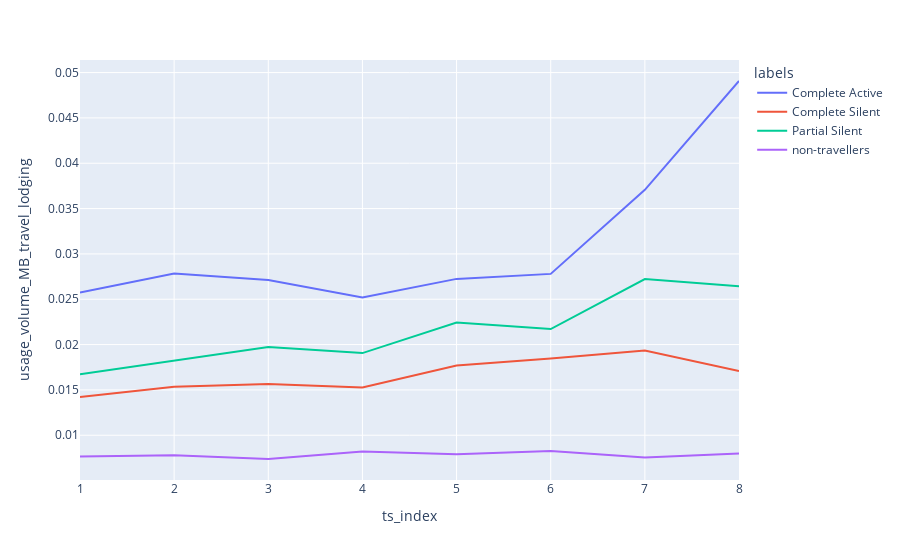
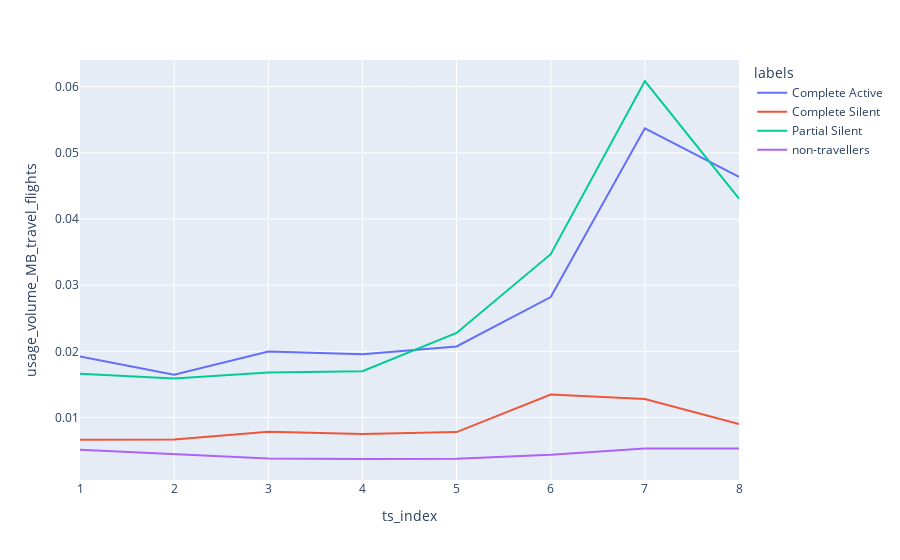
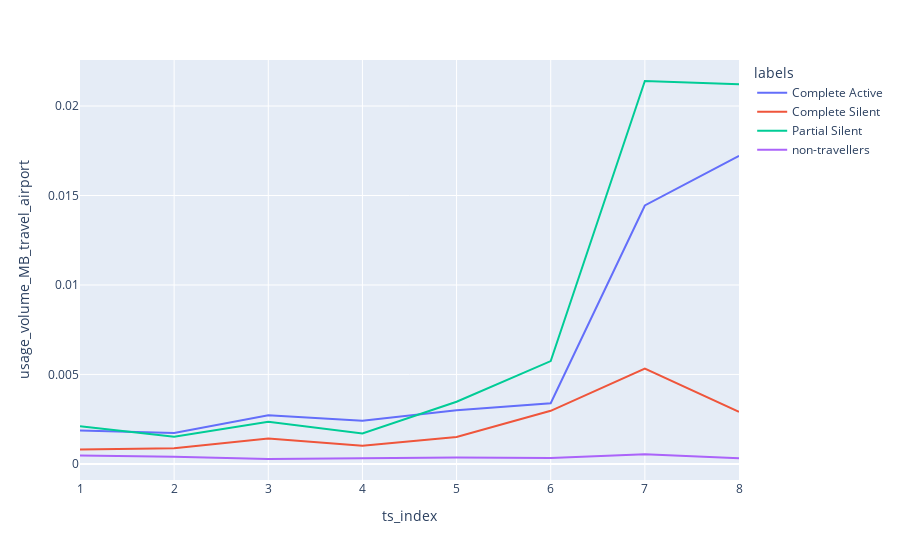

The notebook cell saved with these charts, in order:
### Code cell
for col in ['usage_volume_MB_travel_lodging', 'usage_volume_MB_travel_flights', 'usage_volume_MB_travel_airport']:
    fig = px.line(df, x="ts_index", y=col, color='labels')
    fig.show()

### Figure 1 — Plotly figure (JSON) as saved in the notebook; plotly's stock layout.template omitted (floating-point values rounded to 4 significant figures)
{"data": [{"hovertemplate": "labels=Complete Active<br>ts_index=%{x}<br>usage_volume_MB_travel_lodging=%{y}<extra></extra>", "legendgroup": "Complete Active", "line": {"color": "#636efa", "dash": "solid"}, "marker": {"symbol": "circle"}, "mode": "lines", "name": "Complete Active", "orientation": "v", "showlegend": true, "type": "scatter", "x": [1, 2, 3, 4, 5, 6, 7, 8], "xaxis": "x", "y": [0.02574, 0.02784, 0.02713, 0.02518, 0.02724, 0.0278, 0.03706, 0.04907], "yaxis": "y"}, {"hovertemplate": "labels=Complete Silent<br>ts_index=%{x}<br>usage_volume_MB_travel_lodging=%{y}<extra></extra>", "legendgroup": "Complete Silent", "line": {"color": "#EF553B", "dash": "solid"}, "marker": {"symbol": "circle"}, "mode": "lines", "name": "Complete Silent", "orientation": "v", "showlegend": true, "type": "scatter", "x": [1, 2, 3, 4, 5, 6, 7, 8], "xaxis": "x", "y": [0.01423, 0.01535, 0.01566, 0.01527, 0.0177, 0.01847, 0.01934, 0.01709], "yaxis": "y"}, {"hovertemplate": "labels=Partial Silent<br>ts_index=%{x}<br>usage_volume_MB_travel_lodging=%{y}<extra></extra>", "legendgroup": "Partial Silent", "line": {"color": "#00cc96", "dash": "solid"}, "marker": {"symbol": "circle"}, "mode": "lines", "name": "Partial Silent", "orientation": "v", "showlegend": true, "type": "scatter", "x": [1, 2, 3, 4, 5, 6, 7, 8], "xaxis": "x", "y": [0.01673, 0.01823, 0.01974, 0.01906, 0.02244, 0.02172, 0.02723, 0.02644], "yaxis": "y"}, {"hovertemplate": "labels=non-travellers<br>ts_index=%{x}<br>usage_volume_MB_travel_lodging=%{y}<extra></extra>", "legendgroup": "non-travellers", "line": {"color": "#ab63fa", "dash": "solid"}, "marker": {"symbol": "circle"}, "mode": "lines", "name": "non-travellers", "orientation": "v", "showlegend": true, "type": "scatter", "x": [1, 2, 3, 4, 5, 6, 7, 8], "xaxis": "x", "y": [0.007654, 0.007785, 0.00738, 0.008202, 0.0079, 0.008261, 0.007533, 0.007983], "yaxis": "y"}], "layout": {"legend": {"title": {"text": "labels"}, "tracegroupgap": 0}, "margin": {"t": 60}, "xaxis": {"anchor": "y", "domain": [0, 1], "title": {"text": "ts_index"}}, "yaxis": {"anchor": "x", "domain": [0, 1], "title": {"text": "usage_volume_MB_travel_lodging"}}}}

### Figure 2 — Plotly figure (JSON) as saved in the notebook; plotly's stock layout.template omitted (floating-point values rounded to 4 significant figures)
{"data": [{"hovertemplate": "labels=Complete Active<br>ts_index=%{x}<br>usage_volume_MB_travel_flights=%{y}<extra></extra>", "legendgroup": "Complete Active", "line": {"color": "#636efa", "dash": "solid"}, "marker": {"symbol": "circle"}, "mode": "lines", "name": "Complete Active", "orientation": "v", "showlegend": true, "type": "scatter", "x": [1, 2, 3, 4, 5, 6, 7, 8], "xaxis": "x", "y": [0.01921, 0.01648, 0.01997, 0.01957, 0.02073, 0.0282, 0.05369, 0.04636], "yaxis": "y"}, {"hovertemplate": "labels=Complete Silent<br>ts_index=%{x}<br>usage_volume_MB_travel_flights=%{y}<extra></extra>", "legendgroup": "Complete Silent", "line": {"color": "#EF553B", "dash": "solid"}, "marker": {"symbol": "circle"}, "mode": "lines", "name": "Complete Silent", "orientation": "v", "showlegend": true, "type": "scatter", "x": [1, 2, 3, 4, 5, 6, 7, 8], "xaxis": "x", "y": [0.006647, 0.006661, 0.007864, 0.007512, 0.007795, 0.01346, 0.01279, 0.009031], "yaxis": "y"}, {"hovertemplate": "labels=Partial Silent<br>ts_index=%{x}<br>usage_volume_MB_travel_flights=%{y}<extra></extra>", "legendgroup": "Partial Silent", "line": {"color": "#00cc96", "dash": "solid"}, "marker": {"symbol": "circle"}, "mode": "lines", "name": "Partial Silent", "orientation": "v", "showlegend": true, "type": "scatter", "x": [1, 2, 3, 4, 5, 6, 7, 8], "xaxis": "x", "y": [0.01662, 0.01588, 0.01681, 0.01699, 0.02278, 0.03468, 0.06085, 0.04309], "yaxis": "y"}, {"hovertemplate": "labels=non-travellers<br>ts_index=%{x}<br>usage_volume_MB_travel_flights=%{y}<extra></extra>", "legendgroup": "non-travellers", "line": {"color": "#ab63fa", "dash": "solid"}, "marker": {"symbol": "circle"}, "mode": "lines", "name": "non-travellers", "orientation": "v", "showlegend": true, "type": "scatter", "x": [1, 2, 3, 4, 5, 6, 7, 8], "xaxis": "x", "y": [0.005113, 0.004455, 0.003805, 0.003728, 0.003756, 0.004362, 0.005312, 0.005307], "yaxis": "y"}], "layout": {"legend": {"title": {"text": "labels"}, "tracegroupgap": 0}, "margin": {"t": 60}, "xaxis": {"anchor": "y", "domain": [0, 1], "title": {"text": "ts_index"}}, "yaxis": {"anchor": "x", "domain": [0, 1], "title": {"text": "usage_volume_MB_travel_flights"}}}}

### Figure 3 — Plotly figure (JSON) as saved in the notebook; plotly's stock layout.template omitted (floating-point values rounded to 4 significant figures)
{"data": [{"hovertemplate": "labels=Complete Active<br>ts_index=%{x}<br>usage_volume_MB_travel_airport=%{y}<extra></extra>", "legendgroup": "Complete Active", "line": {"color": "#636efa", "dash": "solid"}, "marker": {"symbol": "circle"}, "mode": "lines", "name": "Complete Active", "orientation": "v", "showlegend": true, "type": "scatter", "x": [1, 2, 3, 4, 5, 6, 7, 8], "xaxis": "x", "y": [0.001861, 0.001721, 0.002724, 0.002406, 0.003001, 0.003392, 0.01444, 0.01722], "yaxis": "y"}, {"hovertemplate": "labels=Complete Silent<br>ts_index=%{x}<br>usage_volume_MB_travel_airport=%{y}<extra></extra>", "legendgroup": "Complete Silent", "line": {"color": "#EF553B", "dash": "solid"}, "marker": {"symbol": "circle"}, "mode": "lines", "name": "Complete Silent", "orientation": "v", "showlegend": true, "type": "scatter", "x": [1, 2, 3, 4, 5, 6, 7, 8], "xaxis": "x", "y": [0.0008078, 0.0008792, 0.001425, 0.001019, 0.001503, 0.002966, 0.005332, 0.002915], "yaxis": "y"}, {"hovertemplate": "labels=Partial Silent<br>ts_index=%{x}<br>usage_volume_MB_travel_airport=%{y}<extra></extra>", "legendgroup": "Partial Silent", "line": {"color": "#00cc96", "dash": "solid"}, "marker": {"symbol": "circle"}, "mode": "lines", "name": "Partial Silent", "orientation": "v", "showlegend": true, "type": "scatter", "x": [1, 2, 3, 4, 5, 6, 7, 8], "xaxis": "x", "y": [0.002109, 0.001511, 0.002361, 0.001701, 0.003475, 0.005747, 0.0214, 0.02121], "yaxis": "y"}, {"hovertemplate": "labels=non-travellers<br>ts_index=%{x}<br>usage_volume_MB_travel_airport=%{y}<extra></extra>", "legendgroup": "non-travellers", "line": {"color": "#ab63fa", "dash": "solid"}, "marker": {"symbol": "circle"}, "mode": "lines", "name": "non-travellers", "orientation": "v", "showlegend": true, "type": "scatter", "x": [1, 2, 3, 4, 5, 6, 7, 8], "xaxis": "x", "y": [0.0004631, 0.0004061, 0.0002736, 0.0003065, 0.0003625, 0.0003277, 0.000539, 0.0003133], "yaxis": "y"}], "layout": {"legend": {"title": {"text": "labels"}, "tracegroupgap": 0}, "margin": {"t": 60}, "xaxis": {"anchor": "y", "domain": [0, 1], "title": {"text": "ts_index"}}, "yaxis": {"anchor": "x", "domain": [0, 1], "title": {"text": "usage_volume_MB_travel_airport"}}}}
